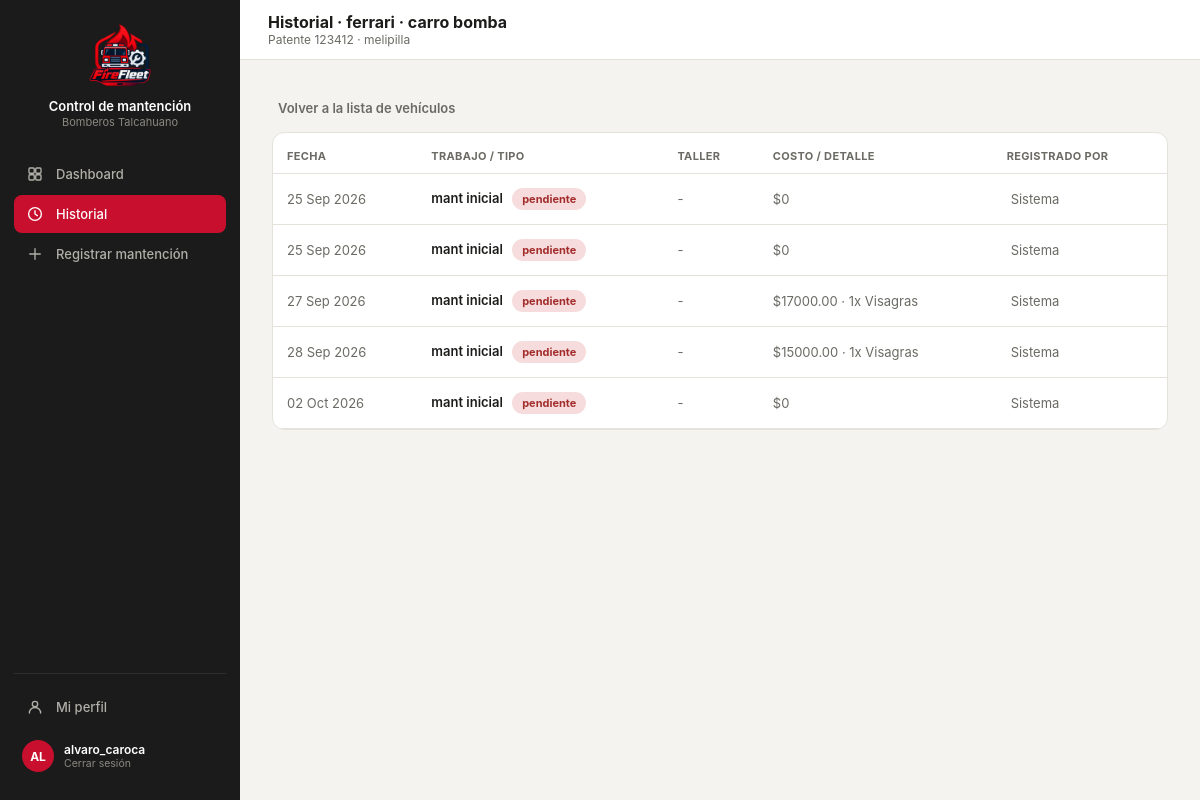
Page /detalle/1/ (signed in) on the committed database.
### core/models.py (models this page shows, shortened)
class Vehiculo(models.Model):
    id_vehi = models.AutoField(primary_key=True)
    patente = models.CharField(max_length=10, unique=True, null=True, blank=True)
    tipo_v = models.CharField(max_length=50)
    modelo = models.CharField(max_length=80, blank=True)
    anio = models.IntegerField(null=True, blank=True, db_column="año")
    id_compania = models.ForeignKey(
        Compania, on_delete=models.PROTECT, db_column="id_compania", related_name="vehiculos",
    )
    estado = models.CharField(max_length=30, default="operativo")
    kilometraje = models.DecimalField(max_digits=10, decimal_places=2, default=0)
    proxima_mantencion = models.DateField(null=True, blank=True)
    class Meta:
        db_table = "vehiculo"

class Compania(models.Model):
    id_comp = models.AutoField(primary_key=True)
    nombre = models.CharField(max_length=100)
    direccion = models.CharField(max_length=200, blank=True, db_column="dirección")
    telefono = models.CharField(max_length=20, blank=True, db_column="teléfono")
    class Meta:
        db_table = "compania"
        verbose_name_plural = "Compañías"

class Mantencion(models.Model):
    id_mant = models.AutoField(primary_key=True)
    id_vehi = models.ForeignKey(
        Vehiculo, on_delete=models.CASCADE, db_column="id_vehi", related_name="mantenciones",
    )
    id_tipo = models.ForeignKey(
        TipoMantencion, on_delete=models.PROTECT, db_column="id_tipo", related_name="mantenciones",
    )
    descripcion = models.TextField(blank=True, default='')
    fecha_in = models.DateField(auto_now_add=True)
    fecha_ter = models.DateField(null=True, blank=True)
    estado = models.CharField(max_length=30, default="pendiente")
    costo_t = models.DecimalField(max_digits=12, decimal_places=2, default=0)
    respon = models.CharField(max_length=120, blank=True)
    class Meta:
        db_table = "mantencion"

class TipoMantencion(models.Model):
    id_tipo = models.AutoField(primary_key=True)
    nombre = models.CharField(max_length=100)
    categ = models.CharField(max_length=50, blank=True)
    perio = models.CharField(max_length=50, blank=True)
    class Meta:
        db_table = "tipomantencion"
        verbose_name = "Tipo de mantención"
        verbose_name_plural = "Tipos de mantención"

class MantencionInsu(models.Model):
    id_mant = models.ForeignKey(
        Mantencion, on_delete=models.CASCADE, db_column="id_mant", related_name="insumos_usados",
    )
    id_insu = models.ForeignKey(
        Insumo, on_delete=models.PROTECT, db_column="id_insu", related_name="mantenciones",
    )
    cant = models.DecimalField(max_digits=10, decimal_places=2, default=1)
    costo_aso = models.DecimalField(max_digits=12, decimal_places=2, default=0)
    class Meta:
        db_table = "mantencion_insu"
        unique_together = (('id_mant', 'id_insu'),)

class Insumo(models.Model):
    id_insu = models.AutoField(primary_key=True)
    nombre = models.CharField(max_length=150)
    tipo_i = models.CharField(max_length=80, blank=True)
    unidad_m = models.CharField(max_length=20, blank=True)
    costo_uni = models.DecimalField(max_digits=12, decimal_places=2, default=0)
    stock = models.IntegerField(default=0)
    class Meta:
        db_table = "insumo"

### core/views.py (the view)
# urls.py: path('detalle/<int:vehiculo_id>/', views.detalle, name='detalle'),
@login_required(login_url='index')
def detalle(request, vehiculo_id):
    vehiculo = get_object_or_404(Vehiculo, pk=vehiculo_id)
    mantenciones = Mantencion.objects.filter(id_vehi=vehiculo)
    context = {
        'vehiculo': vehiculo,
        'mantenciones': mantenciones,
    }
    return render(request, 'core/historial-detalle.html', context)

### core/templates/core/historial-detalle.html (shortened to what this page needs)
{% load static %}
<!DOCTYPE html>
<html lang="es">
<head>
<link rel="stylesheet" href="https://cdnjs.cloudflare.com/ajax/libs/tabler-icons/2.44.0/iconfont/tabler-icons.min.css">
<link rel="stylesheet" href="{% static 'styles.css' %}">
</head>
<body>
<div class="layout">
  <div class="sidebar">
    <div class="sidebar-brand">
      <div class="logo"><img src="/imagenes/logo2.png" alt="Logo Control de mantención"></div>
      <div><p class="t1">Control de mantención</p><p class="t2">Bomberos Talcahuano</p></div>
    </div>
    <a class="nav-item" href="{% url 'dashboard' %}">Dashboard</a>
    <a class="nav-item active" href="{% url 'historial' %}"><svg class="nav-icon" viewBox="0 0 24 24" fill="none" stroke="currentColor" stroke-width="1.8" stroke-linecap="round" stroke-linejoin="round"><circle cx="12" cy="12" r="8.5"/><polyline points="12 7.5 12 12 15.2 14.2"/></svg>Historial</a>
    <a class="nav-item" href="{% url 'registrar' %}"><svg class="nav-icon" viewBox="0 0 24 24" fill="none" stroke="currentColor" stroke-width="1.8" stroke-linecap="round" stroke-linejoin="round"><line x1="12" y1="5" x2="12" y2="19"/><line x1="5" y1="12" x2="19" y2="12"/></svg>Registrar mantención</a>
    <div class="sidebar-footer">
      <a class="nav-item" href="{% url 'perfil' %}"><svg class="nav-icon" viewBox="0 0 24 24" fill="none" stroke="currentColor" stroke-width="1.8" stroke-linecap="round" stroke-linejoin="round"><circle cx="12" cy="8" r="3.6"/><path d="M4.5 20c0-4.1 3.4-7.4 7.5-7.4s7.5 3.3 7.5 7.4"/></svg>Mi perfil</a>
      <a class="sidebar-user" href="{% url 'logout' %}" style="margin-top:6px; text-decoration:none;">
        <div class="av">{{ request.user.username|slice:":2"|upper }}</div>
        <div><p class="name">{{ request.user.get_full_name|default:request.user.username }}</p><p class="role">Cerrar sesión</p></div>
      </a>
    </div>
  </div>
  <div class="main">
    <div class="topbar">
      <div style="display:flex; align-items:center; gap:12px;">
        <div>
          <h2 id="topbar-title">Historial · {{ vehiculo.modelo }} · {{ vehiculo.tipo_v }}</h2>
          <p class="crumb" id="topbar-crumb">Patente {{ vehiculo.patente }} · {{ vehiculo.id_compania.nombre|default:"Sin compañía" }}</p>
        </div>
      </div>
    </div>
    <div class="content" id="content">
      <a class="back-link" href="{% url 'historial' %}" style="text-decoration:none; color:var(--text2); display:inline-flex; align-items:center; gap:6px; margin-bottom:16px;">
        Volver a la lista de vehículos
      </a>
      {% if mantenciones %}
        <div class="card" style="padding:0; overflow:hidden;">
          <table>
            <thead>
              <tr>
                <th>Fecha</th>
                <th>Trabajo / Tipo</th>
                <th>Taller</th>
                <th>Costo / detalle</th>
                <th>Registrado por</th>
              </tr>
            </thead>
            <tbody>
              {% for m in mantenciones %}
              <tr>
                <td style="color:var(--text2); white-space:nowrap;">{{ m.fecha_in|date:"d M Y" }}</td>
                <td style="font-weight:600;">
                  {{ m.id_tipo.nombre|default:"Sin especificar" }}
                  {% if m.estado %}
  {% if m.estado == 'Preventiva' or m.estado == 'Completada' %}
    <span class="pill" style="margin-left:6px; background:var(--green-bg); color:var(--green);">
  {% else %}
    <span class="pill" style="margin-left:6px; background:var(--danger-bg); color:var(--danger);">
  {% endif %}
      {{ m.estado }}
    </span>
{% endif %}
                </td>
                <td style="color:var(--text2);">{{ m.respon|default:"-" }}</td>
                <td style="color:var(--text2);">
                  ${{ m.costo_t|default:0 }}
      {% if m.insumos_usados.all %}
        ·
        {% for i in m.insumos_usados.all %}
          {{ i.cant|floatformat:"-2" }}x {{ i.id_insu.nombre }}{% if not forloop.last %}, {% endif %}
        {% endfor %}
      {% endif %}
    </td>
                <td style="color:var(--text2); white-space:nowrap;">
                  {{ m.empleados_asignados|default:"Sistema" }}
                </td>
              </tr>
              {% endfor %}
            </tbody>
          </table>
        </div>
      {% else %}
        <div class="card" style="text-align:center; padding:50px 20px; color:var(--text2);">
          <i class="ti ti-file-off" style="font-size:28px;"></i>
          <p style="font-size:13px; margin:10px 0 0;">Este vehículo aún no tiene mantenciones registradas.</p>
        </div>
      {% endif %}
    </div>
  </div>
</div>
</body>
</html>

### core/static/styles.css (style rules this page uses)
:root { --red:#C8102E; --dark:#212121; --darker:#181818; --sidebar-bg:#1B1B1B; --sidebar-hover:#2A2A2A; --input-bg:#fff; --input-border:#D8D6CE; --muted:#8A8880; --amber:#854F0B; --amber-bg:#FDECC8; --green:#0F6E56; --green-bg:#DCEEE8; --danger:#A32D2D; --danger-bg:#F6DCDC; --surface1:#F4F3EF; --surface2:#FFFFFF; --border:#E4E2DB; --text1:#1C1C1A; --text2:#6B6A64; }
* { box-sizing:border-box; -webkit-tap-highlight-color:transparent; }
body { margin:0; font-family:-apple-system,BlinkMacSystemFont,"Segoe UI",Roboto,Helvetica,Arial,sans-serif; background:var(--surface1); color:var(--text1); min-height:100vh; }
.layout { display:flex; min-height:100vh; }
.sidebar { width:240px; background:var(--sidebar-bg); flex-shrink:0; display:flex; flex-direction:column; padding:20px 14px; position:sticky; top:0; height:100vh; }
.sidebar-brand { display:flex; flex-direction:column; align-items:center; text-align:center; gap:10px; padding:4px 8px 26px; }
.sidebar-brand .logo { width:64px; height:64px; display:flex; align-items:center; justify-content:center; flex-shrink:0; overflow:hidden; }
.sidebar-brand .logo img { width:100%; height:100%; object-fit:contain; display:block; }
.sidebar-brand .t1 { color:#fff; font-size:13px; font-weight:600; margin:0; line-height:1.3; }
.sidebar-brand .t2 { color:#8A8880; font-size:11px; margin:0; }
.nav-item { display:flex; align-items:center; gap:12px; padding:10px 12px; border-radius:8px; color:#B0AFA8; font-size:13px; font-weight:500; cursor:pointer; border:none; background:none; width:100%; text-align:left; margin-bottom:2px; text-decoration:none; }
.nav-item .nav-icon { width:18px; height:18px; flex-shrink:0; }
.nav-item.active { background:var(--red); color:#fff; }
.sidebar-footer { margin-top:auto; padding-top:14px; border-top:1px solid #2E2E2E; }
.sidebar-user { display:flex; align-items:center; gap:10px; padding:8px; border-radius:8px; cursor:pointer; }
.sidebar-user .av { width:32px; height:32px; border-radius:50%; background:var(--red); display:flex; align-items:center; justify-content:center; color:#fff; font-size:12px; font-weight:700; flex-shrink:0; }
.sidebar-user .name { color:#fff; font-size:12px; font-weight:600; margin:0; }
.sidebar-user .role { color:#8A8880; font-size:10.5px; margin:0; }
.main { flex:1; min-width:0; }
.topbar { height:60px; background:var(--surface2); border-bottom:1px solid var(--border); display:flex; align-items:center; justify-content:space-between; padding:0 28px; position:sticky; top:0; z-index:10; }
.topbar h2 { font-size:16px; font-weight:700; margin:0; }
.topbar .crumb { font-size:12px; color:var(--text2); margin:0; }
.content { padding:28px 32px; max-width:1200px; margin:0 auto; }
.card { background:var(--surface2); border:1px solid var(--border); border-radius:12px; padding:18px; }
.pill { font-size:11px; font-weight:700; padding:4px 10px; border-radius:20px; display:inline-block; }
table { width:100%; border-collapse:collapse; }
th { text-align:left; font-size:11px; color:var(--text2); font-weight:700; text-transform:uppercase; letter-spacing:0.03em; padding:16px 14px 10px; border-bottom:1px solid var(--border); }
td { padding:14px; border-bottom:1px solid var(--border); font-size:13px; vertical-align:middle; }
.back-link { display:inline-flex; align-items:center; gap:6px; color:var(--text2); font-size:13px; font-weight:600; cursor:pointer; margin-bottom:16px; background:none; border:none; padding:0; text-decoration:none; }
.content { padding: 32px; flex: 1; }

### rows in the picture
Vehiculo: modelo "ferrari", tipo_v "carro bomba", patente "123412", id_compania.nombre "melipilla"
Mantencion: fecha_in "25 Sep 2026", id_tipo.nombre "mant inicial", estado "pendiente", respon "-", costo_t "0", empleados_asignados "Sistema"
Mantencion: fecha_in "25 Sep 2026", id_tipo.nombre "mant inicial", estado "pendiente", respon "-", costo_t "0", empleados_asignados "Sistema"
Mantencion: fecha_in "27 Sep 2026", id_tipo.nombre "mant inicial", estado "pendiente", respon "-", costo_t "17000.00", empleados_asignados "Sistema"
MantencionInsu: cant "1", id_insu.nombre "Visagras"
Mantencion: fecha_in "28 Sep 2026", id_tipo.nombre "mant inicial", estado "pendiente", respon "-", costo_t "15000.00", empleados_asignados "Sistema"
MantencionInsu: cant "1", id_insu.nombre "Visagras"
Mantencion: fecha_in "02 Oct 2026", id_tipo.nombre "mant inicial", estado "pendiente", respon "-", costo_t "0", empleados_asignados "Sistema"

### other values in the picture
{{ request.user.username|slice:":2"|upper }} "AL"
{{ request.user.get_full_name|default:request.user.username }} "alvaro_caroca"
